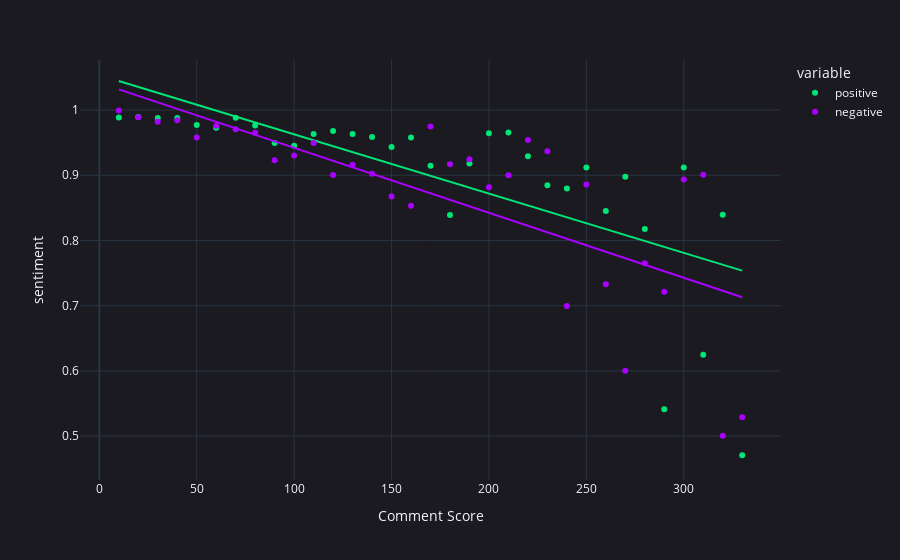

The notebook cell this image was saved under:
### Code cell
colorscheme = ["#00E676" ,"#AA00FF"]

fig = px.scatter(df,
    x="score_bucket",
    y=["positive", "negative"],
    trendline="ols",                        # ols = Ordinary Least Squares
    color_discrete_sequence=colorscheme,
    template="plotly_dark",
    labels={
        "score_bucket": "Comment Score",
        "value": "sentiment",
    }
)

fig.update_layout(
    paper_bgcolor='#1B1A21',
    plot_bgcolor='#1B1A21',
)

fig.show()

### Figure 1 — Plotly figure (JSON) as saved in the notebook; plotly's stock layout.template omitted (floating-point values rounded to 4 significant figures)
{"data": [{"hovertemplate": "variable=positive<br>Comment Score=%{x}<br>sentiment=%{y}<extra></extra>", "legendgroup": "positive", "marker": {"color": "#00E676", "symbol": "circle"}, "mode": "markers", "name": "positive", "orientation": "v", "showlegend": true, "type": "scatter", "x": [10, 20, 30, 40, 50, 60, 70, 80, 90, 100, 110, 120, 130, 140, 150, 160, 170, 180, 190, 200, 210, 220, 230, 240, 250, 260, 270, 280, 290, 300, 310, 320, 330], "xaxis": "x", "y": [0.9885, 0.9892, 0.9877, 0.9879, 0.9771, 0.9729, 0.988, 0.9762, 0.9493, 0.9451, 0.9632, 0.9677, 0.9632, 0.9587, 0.9432, 0.9579, 0.9147, 0.839, 0.9182, 0.9646, 0.9657, 0.9291, 0.8845, 0.8799, 0.9118, 0.8451, 0.8977, 0.8175, 0.5411, 0.9118, 0.6249, 0.8396, 0.4707], "yaxis": "y"}, {"hovertemplate": "<b>OLS trendline</b><br>value = -0.000908639 * score_bucket + 1.05362<br>R<sup>2</sup>=0.495518<br><br>variable=positive<br>Comment Score=%{x}<br>sentiment=%{y} <b>(trend)</b><extra></extra>", "legendgroup": "positive", "marker": {"color": "#00E676", "symbol": "circle"}, "mode": "lines", "name": "positive", "showlegend": false, "type": "scatter", "x": [10, 20, 30, 40, 50, 60, 70, 80, 90, 100, 110, 120, 130, 140, 150, 160, 170, 180, 190, 200, 210, 220, 230, 240, 250, 260, 270, 280, 290, 300, 310, 320, 330], "xaxis": "x", "y": [1.045, 1.035, 1.026, 1.017, 1.008, 0.9991, 0.99, 0.9809, 0.9718, 0.9628, 0.9537, 0.9446, 0.9355, 0.9264, 0.9173, 0.9082, 0.8992, 0.8901, 0.881, 0.8719, 0.8628, 0.8537, 0.8446, 0.8355, 0.8265, 0.8174, 0.8083, 0.7992, 0.7901, 0.781, 0.7719, 0.7629, 0.7538], "yaxis": "y"}, {"hovertemplate": "variable=negative<br>Comment Score=%{x}<br>sentiment=%{y}<extra></extra>", "legendgroup": "negative", "marker": {"color": "#AA00FF", "symbol": "circle"}, "mode": "markers", "name": "negative", "orientation": "v", "showlegend": true, "type": "scatter", "x": [10, 20, 30, 40, 50, 60, 70, 80, 90, 100, 110, 120, 130, 140, 150, 160, 170, 180, 190, 200, 210, 220, 230, 240, 250, 260, 270, 280, 290, 300, 310, 320, 330], "xaxis": "x", "y": [0.9994, 0.9889, 0.9822, 0.9844, 0.9578, 0.9761, 0.9707, 0.9652, 0.9231, 0.9304, 0.9494, 0.9003, 0.9163, 0.9022, 0.8675, 0.8531, 0.9747, 0.9169, 0.9246, 0.8817, 0.9001, 0.9541, 0.9367, 0.6996, 0.886, 0.733, 0.6003, 0.765, 0.7213, 0.8934, 0.9007, 0.5007, 0.5288], "yaxis": "y"}, {"hovertemplate": "<b>OLS trendline</b><br>value = -0.000996013 * score_bucket + 1.04158<br>R<sup>2</sup>=0.540955<br><br>variable=negative<br>Comment Score=%{x}<br>sentiment=%{y} <b>(trend)</b><extra></extra>", "legendgroup": "negative", "marker": {"color": "#AA00FF", "symbol": "circle"}, "mode": "lines", "name": "negative", "showlegend": false, "type": "scatter", "x": [10, 20, 30, 40, 50, 60, 70, 80, 90, 100, 110, 120, 130, 140, 150, 160, 170, 180, 190, 200, 210, 220, 230, 240, 250, 260, 270, 280, 290, 300, 310, 320, 330], "xaxis": "x", "y": [1.032, 1.022, 1.012, 1.002, 0.9918, 0.9818, 0.9719, 0.9619, 0.9519, 0.942, 0.932, 0.9221, 0.9121, 0.9021, 0.8922, 0.8822, 0.8723, 0.8623, 0.8523, 0.8424, 0.8324, 0.8225, 0.8125, 0.8025, 0.7926, 0.7826, 0.7727, 0.7627, 0.7527, 0.7428, 0.7328, 0.7229, 0.7129], "yaxis": "y"}], "layout": {"legend": {"title": {"text": "variable"}, "tracegroupgap": 0}, "margin": {"t": 60}, "paper_bgcolor": "#1B1A21", "plot_bgcolor": "#1B1A21", "xaxis": {"anchor": "y", "domain": [0, 1], "title": {"text": "Comment Score"}}, "yaxis": {"anchor": "x", "domain": [0, 1], "title": {"text": "sentiment"}}}}
